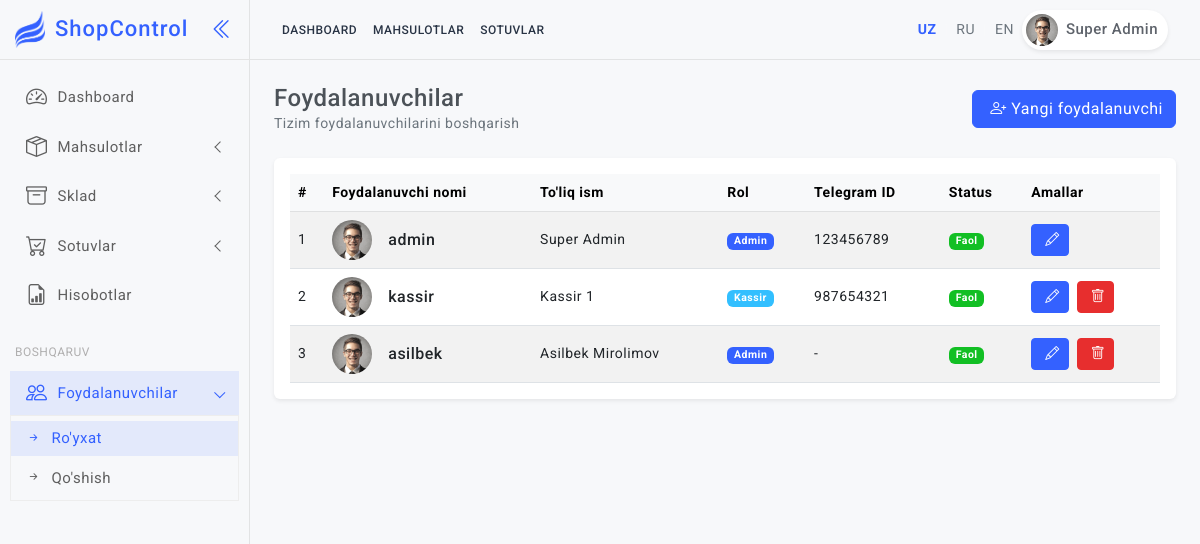
The page /uz/users/ (signed in) on the database as committed earlier.
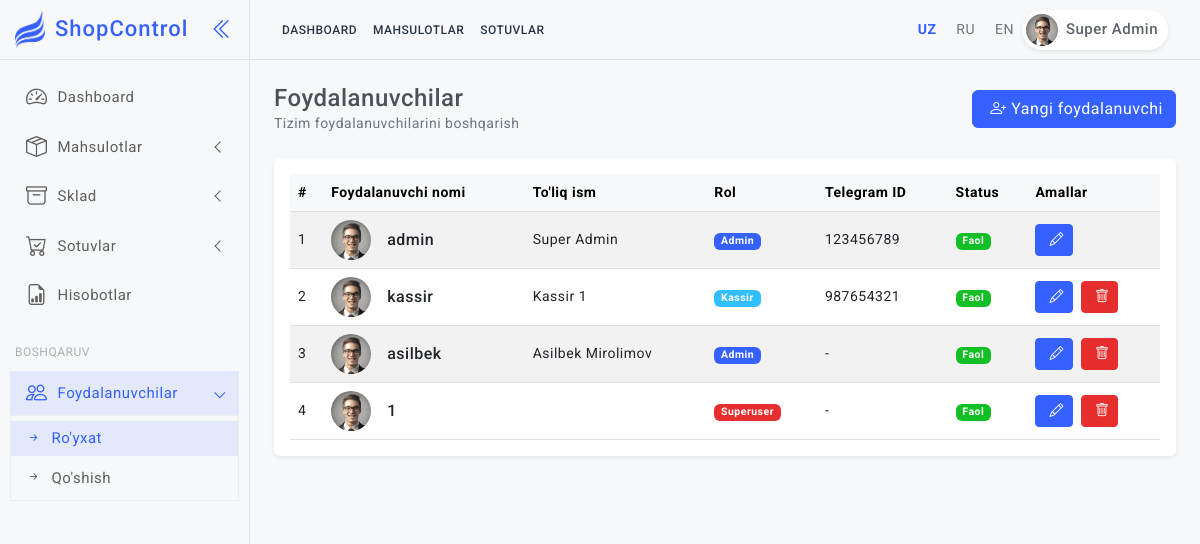
The same page on the database as committed later.
### shop/models.py (models this page shows, shortened)
class CustomUser(AbstractUser):
    ROLE_CHOICES = [
        ('admin', _('Admin')),
        ('kassir', _('Kassir')),
    ]
    telegram_id = models.BigIntegerField(unique=True, null=True, blank=True, verbose_name=_("Telegram ID"))
    role = models.CharField(max_length=10, choices=ROLE_CHOICES, default='kassir', verbose_name=_("Rol"))
    fullname = models.CharField(max_length=255, verbose_name=_("To'liq ism"))
    created_at = models.DateTimeField(auto_now_add=True, verbose_name=_("Yaratilgan sana"))
    class Meta:
        verbose_name = _("Foydalanuvchi")
        verbose_name_plural = _("Foydalanuvchilar")

### shop/views.py (the view)
# urls.py: path('users/', views.users_list, name='users_list'),
@login_required
@user_passes_test(is_superuser)
def users_list(request):
    users = CustomUser.objects.all()
    context = {
        'users': users,
    }
    return render(request, 'users/list.html', context)

### shop/views.py (called while the page is built)
def is_superuser(user):
    return user.is_authenticated and user.is_superuser

### templates/users/list.html (shortened to what the changed rows need)
{% extends 'base.html' %}
{% load static %}
{% block content %}
<div class="row">
    <div class="col-12">
        <div class="card">
            <div class="card-body">
                <div class="table-responsive">
                    <table class="table table-striped table-hover align-middle mb-0">
                        <thead class="table-light">
                            <tr>
                                <th>#</th>
                                <th>Foydalanuvchi nomi</th>
                                <th>To'liq ism</th>
                                <th>Rol</th>
                                <th>Telegram ID</th>
                                <th>Status</th>
                                <th>Amallar</th>
                            </tr>
                        </thead>
                        <tbody>
                            {% for u in users %}
                            <tr>
                                <td>{{ forloop.counter }}</td>
                                <td>
                                    <div class="d-flex align-items-center gap-3">
                                        <div class="user-img">
                                            <img src="{% static 'assets/images/avatars/avatar-1.png' %}"
                                                class="rounded-circle" width="40" height="40" alt="">
                                        </div>
                                        <div>
                                            <h6 class="mb-0">{{ u.username }}</h6>
                                        </div>
                                    </div>
                                </td>
                                <td>{{ u.fullname }}</td>
                                <td>
                                    {% if u.role == 'admin' %}
                                    <span class="badge bg-primary">Admin</span>
                                    {% elif u.is_superuser %}
                                    <span class="badge bg-danger">Superuser</span>
                                    {% else %}
                                    <span class="badge bg-info">Kassir</span>
                                    {% endif %}
                                </td>
                                <td>{{ u.telegram_id|default:"-" }}</td>
                                <td>
                                    {% if u.is_active %}
                                    <span class="badge bg-success">Faol</span>
                                    {% else %}
                                    <span class="badge bg-secondary">Nofaol</span>
                                    {% endif %}
                                </td>
                                <td>
                                    <div class="d-flex gap-2">
                                        <a href="{% url 'user_edit' u.id %}" class="btn btn-sm btn-primary"><i
                                                class="bi bi-pencil"></i></a>
                                        {% if request.user != u %}
                                        <a href="{% url 'user_delete' u.id %}" class="btn btn-sm btn-danger"><i
                                                class="bi bi-trash"></i></a>
                                        {% endif %}
                                    </div>
                                </td>
                            </tr>
                            {% empty %}
                            <tr>
                                <td colspan="7" class="text-center text-muted py-4">Foydalanuvchilar topilmadi</td>
                            </tr>
                            {% endfor %}
                        </tbody>
                    </table>
                </div>
            </div>
        </div>
    </div>
</div>
{% endblock %}

### templates/base.html (shortened to what the changed rows need)
{% load static %}
{% load i18n %}
<!doctype html>
<html lang="{{ LANGUAGE_CODE }}">
<head>
  <link href="{% static 'assets/plugins/simplebar/css/simplebar.css' %}" rel="stylesheet" />
  <link href="{% static 'assets/plugins/perfect-scrollbar/css/perfect-scrollbar.css' %}" rel="stylesheet" />
  <link href="{% static 'assets/plugins/metismenu/css/metisMenu.min.css' %}" rel="stylesheet" />
  <link href="{% static 'assets/plugins/datatable/css/dataTables.bootstrap5.min.css' %}" rel="stylesheet" />
  <link href="https://cdn.jsdelivr.net/npm/select2@4.1.0-rc.0/dist/css/select2.min.css" rel="stylesheet" />
  <link rel="stylesheet"
    href="https://cdn.jsdelivr.net/npm/select2-bootstrap-5-theme@1.3.0/dist/select2-bootstrap-5-theme.min.css" />
  <link href="{% static 'assets/css/bootstrap.min.css' %}" rel="stylesheet" />
  <link href="{% static 'assets/css/bootstrap-extended.css' %}" rel="stylesheet" />
  <link href="{% static 'assets/css/style.css' %}" rel="stylesheet" />
  <link href="{% static 'assets/css/icons.css' %}" rel="stylesheet">
  <link rel="stylesheet" href="https://cdn.jsdelivr.net/npm/bootstrap-icons@1.9.1/font/bootstrap-icons.css">
  <link href="{% static 'assets/css/pace.min.css' %}" rel="stylesheet" />
  <link href="{% static 'assets/css/dark-theme.css' %}" rel="stylesheet" />
  <link href="{% static 'assets/css/light-theme.css' %}" rel="stylesheet" />
  <link href="{% static 'assets/css/semi-dark.css' %}" rel="stylesheet" />
  <link href="{% static 'assets/css/header-colors.css' %}" rel="stylesheet" />
</head>
<body>
  <div class="wrapper">
    {% if user.is_authenticated %}
    <header class="top-header">
      <nav class="navbar navbar-expand">
        <div class="top-navbar d-none d-xl-block">
          <ul class="navbar-nav align-items-center">
            <li class="nav-item">
              <a class="nav-link" href="{% url 'dashboard' %}">{% trans "Dashboard" %}</a>
            </li>
            <li class="nav-item">
              <a class="nav-link" href="{% url 'products_list' %}">{% trans "Mahsulotlar" %}</a>
            </li>
            <li class="nav-item">
              <a class="nav-link" href="{% url 'sales_list' %}">{% trans "Sotuvlar" %}</a>
            </li>
          </ul>
        </div>
        <div class="top-navbar-right ms-auto">
          <ul class="navbar-nav align-items-center">
            <li class="nav-item">
              <div class="d-flex align-items-center gap-2 ms-3">
                {% get_current_language as LANGUAGE_CODE %}
                <form action="{% url 'set_language' %}" method="post" id="lang-form-uz" class="d-inline">
                  <a href="#" onclick="document.getElementById('lang-form-uz').submit(); return false;"
                    class="{% if LANGUAGE_CODE == 'uz' %}text-primary fw-bold{% else %}text-secondary{% endif %}">UZ</a>
                </form>
                <span class="text-light">|</span>
                <form action="{% url 'set_language' %}" method="post" id="lang-form-ru" class="d-inline">
                  <a href="#" onclick="document.getElementById('lang-form-ru').submit(); return false;"
                    class="{% if LANGUAGE_CODE == 'ru' %}text-primary fw-bold{% else %}text-secondary{% endif %}">RU</a>
                </form>
                <span class="text-light">|</span>
                <form action="{% url 'set_language' %}" method="post" id="lang-form-en" class="d-inline">
                  <a href="#" onclick="document.getElementById('lang-form-en').submit(); return false;"
                    class="{% if LANGUAGE_CODE == 'en' %}text-primary fw-bold{% else %}text-secondary{% endif %}">EN</a>
                </form>
              </div>
            </li>
            <li class="nav-item dropdown dropdown-large">
              <a class="nav-link dropdown-toggle dropdown-toggle-nocaret" href="#" data-bs-toggle="dropdown">
                <div class="user-setting d-flex align-items-center gap-1">
                  <img src="{% static 'assets/images/avatars/avatar-1.png' %}" class="user-img" alt="">
                  <div class="user-name d-none d-sm-block">{{ user.fullname }}</div>
                </div>
              </a>
            </li>
          </ul>
        </div>
      </nav>
    </header>
    <aside class="sidebar-wrapper" data-simplebar="true">
      <div class="sidebar-header">
        <div>
          <img src="{% static 'assets/images/logo-icon.png' %}" class="logo-icon" alt="logo icon">
        </div>
        <div>
          <h4 class="logo-text">ShopControl</h4>
        </div>
        <div class="toggle-icon ms-auto"><i class="bi bi-chevron-double-left"></i></div>
      </div>
      <ul class="metismenu" id="menu">
        <li>
          <a href="{% url 'dashboard' %}">
            <div class="parent-icon"><i class="bi bi-speedometer2"></i></div>
            <div class="menu-title">{% trans "Dashboard" %}</div>
          </a>
        </li>
        <li>
          <a href="javascript:;" class="has-arrow">
            <div class="parent-icon"><i class="bi bi-box-seam"></i></div>
            <div class="menu-title">{% trans "Mahsulotlar" %}</div>
          </a>
        </li>
        <li>
          <a href="javascript:;" class="has-arrow">
            <div class="parent-icon"><i class="bi bi-archive"></i></div>
            <div class="menu-title">{% trans "Sklad" %}</div>
          </a>
        </li>
        <li>
          <a href="javascript:;" class="has-arrow">
            <div class="parent-icon"><i class="bi bi-cart-check"></i></div>
            <div class="menu-title">{% trans "Sotuvlar" %}</div>
          </a>
        </li>
        <li>
          <a href="{% url 'reports' %}">
            <div class="parent-icon"><i class="bi bi-file-earmark-bar-graph"></i></div>
            <div class="menu-title">{% trans "Hisobotlar" %}</div>
          </a>
        </li>
        {% if user.is_superuser %}
        <li class="menu-label">{% trans "Boshqaruv" %}</li>
        <li>
          <a href="javascript:;" class="has-arrow">
            <div class="parent-icon"><i class="bi bi-people"></i></div>
            <div class="menu-title">{% trans "Foydalanuvchilar" %}</div>
          </a>
          <ul>
            <li><a href="{% url 'users_list' %}"><i class="bi bi-arrow-right-short"></i>{% trans "Ro'yxat" %}</a></li>
            <li><a href="{% url 'user_add' %}"><i class="bi bi-arrow-right-short"></i>{% trans "Qo'shish" %}</a></li>
          </ul>
        </li>
        {% endif %}
      </ul>
    </aside>
    {% endif %}
    <main class="page-content">
      {% block content %}{% endblock %}
    </main>
  </div>
</body>
</html>

Rows that differ between the two databases and show on the page:
added CustomUser: username "1", role "Superuser", telegram_id "-", is_active "Faol"
